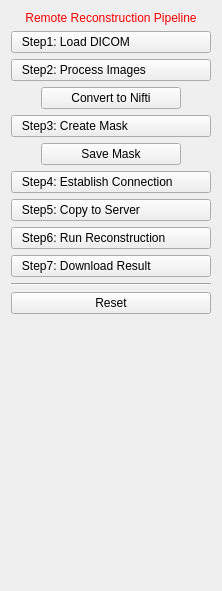
<?xml version="1.0" encoding="UTF-8"?>
<ui version="4.0">
 <class>FestiveViewControls</class>
 <widget class="QWidget" name="FestiveViewControls">
  <property name="geometry">
   <rect>
    <x>0</x>
    <y>0</y>
    <width>222</width>
    <height>591</height>
   </rect>
  </property>
  <property name="windowTitle">
   <string>QmitkTemplate</string>
  </property>
  <layout class="QVBoxLayout" name="verticalLayout">
   <item>
    <widget class="QLabel" name="titleLabel">
     <property name="styleSheet">
      <string notr="true">QLabel { color: rgb(255, 0, 0) }</string>
     </property>
     <property name="text">
      <string>Remote Reconstruction Pipeline</string>
     </property>
     <property name="alignment">
      <set>Qt::AlignCenter</set>
     </property>
    </widget>
   </item>
   <item>
    <widget class="QPushButton" name="button_1">
     <property name="toolTip">
      <string>Do image processing</string>
     </property>
     <property name="styleSheet">
      <string notr="true">text-align: left;</string>
     </property>
     <property name="text">
      <string>   Step1: Load DICOM</string>
     </property>
    </widget>
   </item>
   <item>
    <widget class="QPushButton" name="button_2">
     <property name="toolTip">
      <string>Do image processing</string>
     </property>
     <property name="styleSheet">
      <string notr="true">text-align: left;</string>
     </property>
     <property name="text">
      <string>   Step2: Process Images</string>
     </property>
    </widget>
   </item>
   <item alignment="Qt::AlignHCenter">
    <widget class="QPushButton" name="button_2_1">
     <property name="minimumSize">
      <size>
       <width>140</width>
       <height>0</height>
      </size>
     </property>
     <property name="maximumSize">
      <size>
       <width>140</width>
       <height>16777215</height>
      </size>
     </property>
     <property name="text">
      <string>Convert to Nifti</string>
     </property>
    </widget>
   </item>
   <item>
    <widget class="QPushButton" name="button_3">
     <property name="toolTip">
      <string>Do image processing</string>
     </property>
     <property name="styleSheet">
      <string notr="true">text-align: left;</string>
     </property>
     <property name="text">
      <string>   Step3: Create Mask</string>
     </property>
    </widget>
   </item>
   <item alignment="Qt::AlignHCenter">
    <widget class="QPushButton" name="button_3_1">
     <property name="minimumSize">
      <size>
       <width>140</width>
       <height>0</height>
      </size>
     </property>
     <property name="maximumSize">
      <size>
       <width>140</width>
       <height>16777215</height>
      </size>
     </property>
     <property name="text">
      <string>Save Mask</string>
     </property>
    </widget>
   </item>
   <item>
    <widget class="QPushButton" name="button_4">
     <property name="toolTip">
      <string>Do image processing</string>
     </property>
     <property name="styleSheet">
      <string notr="true">text-align: left;</string>
     </property>
     <property name="text">
      <string>   Step4: Establish Connection</string>
     </property>
    </widget>
   </item>
   <item>
    <widget class="QPushButton" name="button_5">
     <property name="styleSheet">
      <string notr="true">text-align: left;</string>
     </property>
     <property name="text">
      <string>   Step5: Copy to Server</string>
     </property>
    </widget>
   </item>
   <item>
    <widget class="QPushButton" name="button_6">
     <property name="toolTip">
      <string>Do image processing</string>
     </property>
     <property name="styleSheet">
      <string notr="true">text-align: left;</string>
     </property>
     <property name="text">
      <string>   Step6: Run Reconstruction</string>
     </property>
    </widget>
   </item>
   <item>
    <widget class="QPushButton" name="button_7">
     <property name="styleSheet">
      <string notr="true">text-align: left;</string>
     </property>
     <property name="text">
      <string>   Step7: Download Result</string>
     </property>
    </widget>
   </item>
   <item>
    <widget class="Line" name="line">
     <property name="orientation">
      <enum>Qt::Horizontal</enum>
     </property>
    </widget>
   </item>
   <item>
    <widget class="QPushButton" name="button_r">
     <property name="text">
      <string>Reset</string>
     </property>
    </widget>
   </item>
   <item>
    <spacer name="spacer">
     <property name="orientation">
      <enum>Qt::Vertical</enum>
     </property>
     <property name="sizeType">
      <enum>QSizePolicy::Expanding</enum>
     </property>
     <property name="sizeHint" stdset="0">
      <size>
       <width>20</width>
       <height>220</height>
      </size>
     </property>
    </spacer>
   </item>
  </layout>
 </widget>
 <layoutdefault spacing="6" margin="11"/>
 <resources/>
 <connections/>
</ui>
